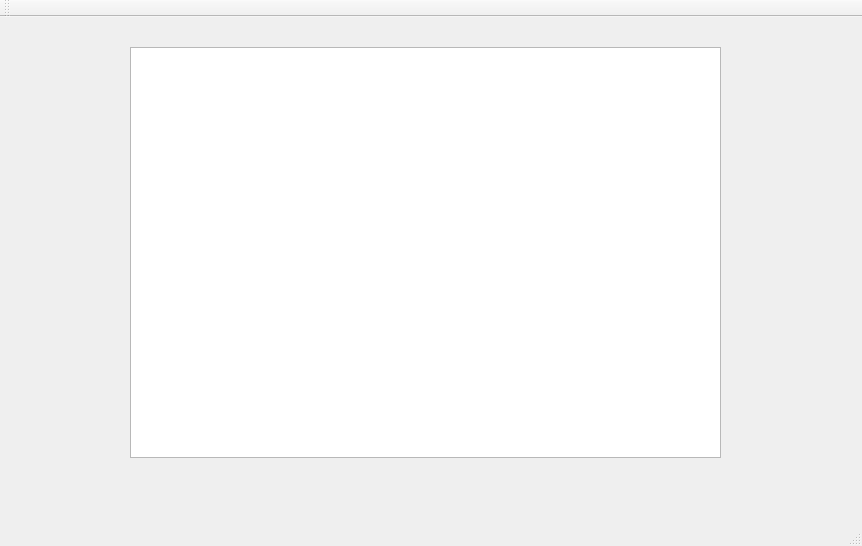
<?xml version="1.0" encoding="UTF-8"?>
<ui version="4.0">
 <class>MainWindow</class>
 <widget class="QMainWindow" name="MainWindow">
  <property name="geometry">
   <rect>
    <x>0</x>
    <y>0</y>
    <width>862</width>
    <height>546</height>
   </rect>
  </property>
  <property name="windowTitle">
   <string>MainWindow</string>
  </property>
  <widget class="QWidget" name="centralWidget">
   <widget class="QListView" name="listView">
    <property name="geometry">
     <rect>
      <x>130</x>
      <y>30</y>
      <width>591</width>
      <height>411</height>
     </rect>
    </property>
   </widget>
  </widget>
  <widget class="QMenuBar" name="menuBar">
   <property name="geometry">
    <rect>
     <x>0</x>
     <y>0</y>
     <width>862</width>
     <height>26</height>
    </rect>
   </property>
  </widget>
  <widget class="QToolBar" name="mainToolBar">
   <attribute name="toolBarArea">
    <enum>TopToolBarArea</enum>
   </attribute>
   <attribute name="toolBarBreak">
    <bool>false</bool>
   </attribute>
  </widget>
  <widget class="QStatusBar" name="statusBar"/>
 </widget>
 <layoutdefault spacing="6" margin="11"/>
 <resources/>
 <connections/>
</ui>
